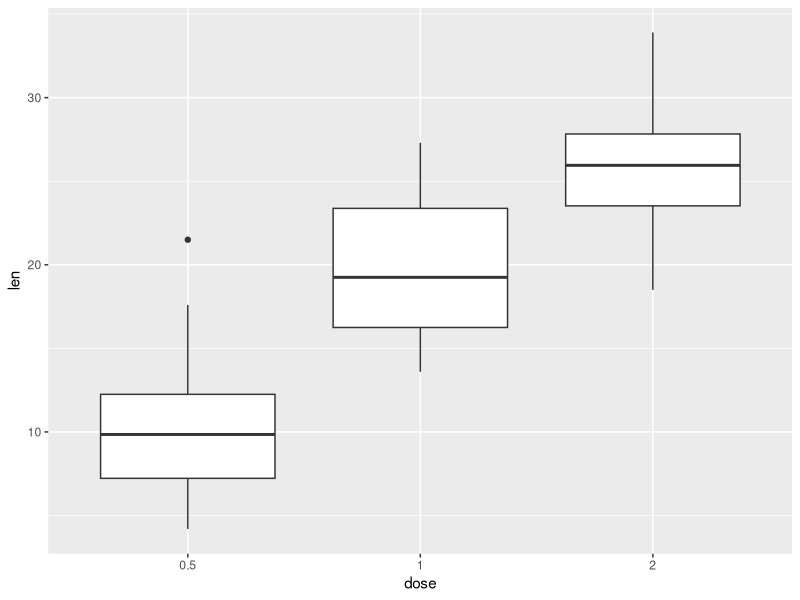
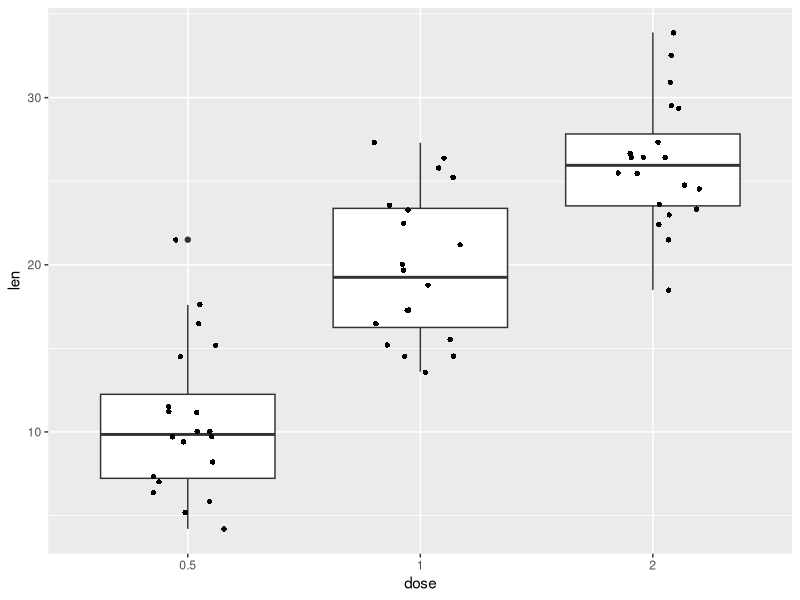
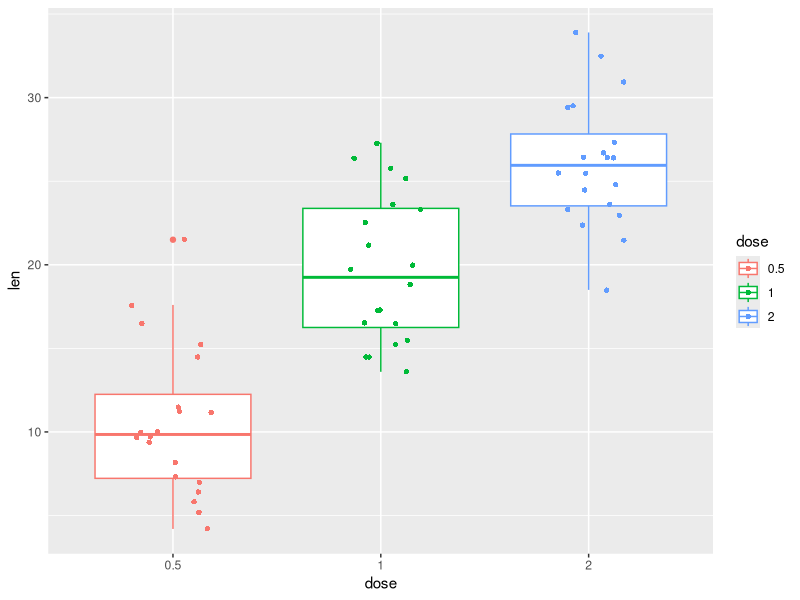

Recreate these plots in R, in order.
###### R boxplots example

# Convert the variable dose from a numeric to a factor variable
ToothGrowth$dose <- as.factor(ToothGrowth$dose)
head(ToothGrowth)

#     len supp dose
# 1  4.2   VC  0.5
# 2 11.5   VC  0.5
# 3  7.3   VC  0.5
# 4  5.8   VC  0.5
# 5  6.4   VC  0.5
# 6 10.0   VC  0.5

library(ggplot2)
# Basic box plot
p <- ggplot(ToothGrowth, aes(x=dose, y=len)) + 
  geom_boxplot()
p

# Box plot with jittered points
# 0.2 : degree of jitter in x direction
p + geom_jitter(shape=16, position=position_jitter(0.2))

# Change box plot line colors by groups
p<-ggplot(ToothGrowth, aes(x=dose, y=len, color=dose)) +
  geom_boxplot()+
  geom_jitter(shape=16, position=position_jitter(0.2))
p
